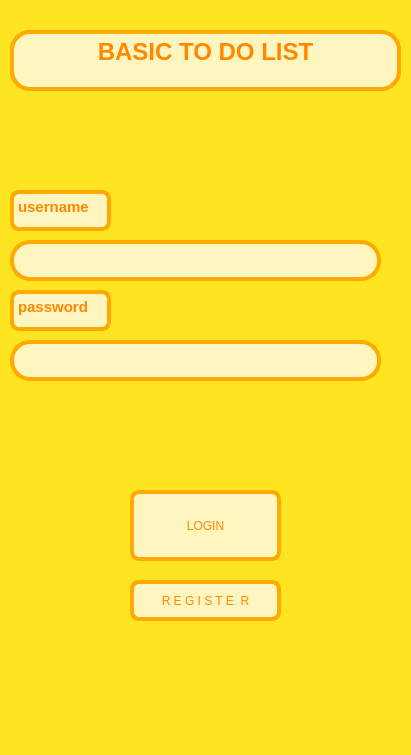
<?xml version="1.0" encoding="UTF-8"?>
<ui version="4.0">
 <class>Form</class>
 <widget class="QWidget" name="Form">
  <property name="geometry">
   <rect>
    <x>0</x>
    <y>0</y>
    <width>411</width>
    <height>755</height>
   </rect>
  </property>
  <property name="windowTitle">
   <string>Form</string>
  </property>
  <property name="styleSheet">
   <string notr="true">background: solid rgb(255, 229, 33)</string>
  </property>
  <widget class="QWidget" name="widget" native="true">
   <property name="geometry">
    <rect>
     <x>10</x>
     <y>30</y>
     <width>391</width>
     <height>61</height>
    </rect>
   </property>
   <property name="styleSheet">
    <string notr="true">border: 4px solid rgb(255, 170, 0);
  border-radius: 20px;
background: solid rgb(255, 245, 190);
color: black</string>
   </property>
   <widget class="QTextBrowser" name="txt_tiltle">
    <property name="geometry">
     <rect>
      <x>0</x>
      <y>0</y>
      <width>391</width>
      <height>61</height>
     </rect>
    </property>
    <property name="styleSheet">
     <string notr="true">color: rgb(255, 136, 0)</string>
    </property>
    <property name="html">
     <string>&lt;!DOCTYPE HTML PUBLIC &quot;-//W3C//DTD HTML 4.0//EN&quot; &quot;http://www.w3.org/TR/REC-html40/strict.dtd&quot;&gt;
&lt;html&gt;&lt;head&gt;&lt;meta name=&quot;qrichtext&quot; content=&quot;1&quot; /&gt;&lt;meta charset=&quot;utf-8&quot; /&gt;&lt;style type=&quot;text/css&quot;&gt;
p, li { white-space: pre-wrap; }
hr { height: 1px; border-width: 0; }
li.unchecked::marker { content: &quot;\2610&quot;; }
li.checked::marker { content: &quot;\2612&quot;; }
&lt;/style&gt;&lt;/head&gt;&lt;body style=&quot; font-family:'Segoe UI'; font-size:9pt; font-weight:400; font-style:normal;&quot;&gt;
&lt;p align=&quot;center&quot; style=&quot; margin-top:0px; margin-bottom:0px; margin-left:0px; margin-right:0px; -qt-block-indent:0; text-indent:0px;&quot;&gt;&lt;span style=&quot; font-size:18pt; font-weight:700;&quot;&gt;BASIC TO DO LIST&lt;/span&gt;&lt;/p&gt;&lt;/body&gt;&lt;/html&gt;</string>
    </property>
   </widget>
  </widget>
  <widget class="QPlainTextEdit" name="txt_name">
   <property name="geometry">
    <rect>
     <x>10</x>
     <y>240</y>
     <width>371</width>
     <height>41</height>
    </rect>
   </property>
   <property name="autoFillBackground">
    <bool>false</bool>
   </property>
   <property name="styleSheet">
    <string notr="true">border: 4px solid rgb(255, 170, 0);
  border-radius: 20px;
background: solid rgb(255, 245, 190);
color: rgb(170, 108, 0);
</string>
   </property>
   <property name="plainText">
    <string/>
   </property>
  </widget>
  <widget class="QPlainTextEdit" name="txt_pass">
   <property name="geometry">
    <rect>
     <x>10</x>
     <y>340</y>
     <width>371</width>
     <height>41</height>
    </rect>
   </property>
   <property name="autoFillBackground">
    <bool>false</bool>
   </property>
   <property name="styleSheet">
    <string notr="true">border: 4px solid rgb(255, 170, 0);
  border-radius: 20px;
background: solid rgb(255, 245, 190);
color: rgb(170, 108, 0);

</string>
   </property>
   <property name="plainText">
    <string/>
   </property>
  </widget>
  <widget class="QTextBrowser" name="textBrowser">
   <property name="geometry">
    <rect>
     <x>10</x>
     <y>190</y>
     <width>101</width>
     <height>41</height>
    </rect>
   </property>
   <property name="styleSheet">
    <string notr="true">color: rgb(255, 136, 0);
border: 4px solid rgb(255, 170, 0);
  border-radius: 9px;
background: solid rgb(255, 245, 190);</string>
   </property>
   <property name="html">
    <string>&lt;!DOCTYPE HTML PUBLIC &quot;-//W3C//DTD HTML 4.0//EN&quot; &quot;http://www.w3.org/TR/REC-html40/strict.dtd&quot;&gt;
&lt;html&gt;&lt;head&gt;&lt;meta name=&quot;qrichtext&quot; content=&quot;1&quot; /&gt;&lt;meta charset=&quot;utf-8&quot; /&gt;&lt;style type=&quot;text/css&quot;&gt;
p, li { white-space: pre-wrap; }
hr { height: 1px; border-width: 0; }
li.unchecked::marker { content: &quot;\2610&quot;; }
li.checked::marker { content: &quot;\2612&quot;; }
&lt;/style&gt;&lt;/head&gt;&lt;body style=&quot; font-family:'Segoe UI'; font-size:9pt; font-weight:400; font-style:normal;&quot;&gt;
&lt;p style=&quot; margin-top:0px; margin-bottom:0px; margin-left:0px; margin-right:0px; -qt-block-indent:0; text-indent:0px;&quot;&gt;&lt;span style=&quot; font-size:11pt; font-weight:700;&quot;&gt;username&lt;/span&gt;&lt;/p&gt;&lt;/body&gt;&lt;/html&gt;</string>
   </property>
  </widget>
  <widget class="QTextBrowser" name="textBrowser_2">
   <property name="geometry">
    <rect>
     <x>10</x>
     <y>290</y>
     <width>101</width>
     <height>41</height>
    </rect>
   </property>
   <property name="styleSheet">
    <string notr="true">color: rgb(255, 136, 0);
border: 4px solid rgb(255, 170, 0);
  border-radius: 9px;
background: solid rgb(255, 245, 190);</string>
   </property>
   <property name="html">
    <string>&lt;!DOCTYPE HTML PUBLIC &quot;-//W3C//DTD HTML 4.0//EN&quot; &quot;http://www.w3.org/TR/REC-html40/strict.dtd&quot;&gt;
&lt;html&gt;&lt;head&gt;&lt;meta name=&quot;qrichtext&quot; content=&quot;1&quot; /&gt;&lt;meta charset=&quot;utf-8&quot; /&gt;&lt;style type=&quot;text/css&quot;&gt;
p, li { white-space: pre-wrap; }
hr { height: 1px; border-width: 0; }
li.unchecked::marker { content: &quot;\2610&quot;; }
li.checked::marker { content: &quot;\2612&quot;; }
&lt;/style&gt;&lt;/head&gt;&lt;body style=&quot; font-family:'Segoe UI'; font-size:9pt; font-weight:400; font-style:normal;&quot;&gt;
&lt;p style=&quot; margin-top:0px; margin-bottom:0px; margin-left:0px; margin-right:0px; -qt-block-indent:0; text-indent:0px;&quot;&gt;&lt;span style=&quot; font-size:11pt; font-weight:700;&quot;&gt;password&lt;/span&gt;&lt;/p&gt;&lt;/body&gt;&lt;/html&gt;</string>
   </property>
  </widget>
  <widget class="QPushButton" name="btn_login">
   <property name="geometry">
    <rect>
     <x>130</x>
     <y>490</y>
     <width>151</width>
     <height>71</height>
    </rect>
   </property>
   <property name="styleSheet">
    <string notr="true">color: rgb(255, 136, 0);
border: 4px solid rgb(255, 170, 0);
  border-radius: 9px;
background: solid rgb(255, 245, 190);
text-indent: 20px;</string>
   </property>
   <property name="text">
    <string>LOGIN</string>
   </property>
  </widget>
  <widget class="QPushButton" name="btn_register">
   <property name="geometry">
    <rect>
     <x>130</x>
     <y>580</y>
     <width>151</width>
     <height>41</height>
    </rect>
   </property>
   <property name="styleSheet">
    <string notr="true">color: rgb(255, 136, 0);
border: 4px solid rgb(255, 170, 0);
  border-radius: 9px;
background: solid rgb(255, 245, 190);
text-indent: 20px;</string>
   </property>
   <property name="text">
    <string>R E G I S T E  R</string>
   </property>
  </widget>
 </widget>
 <resources/>
 <connections/>
</ui>
